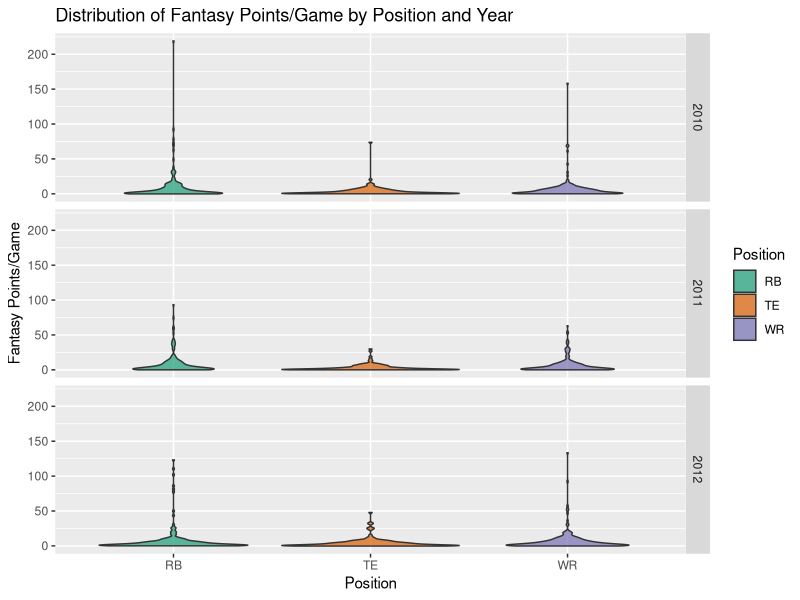
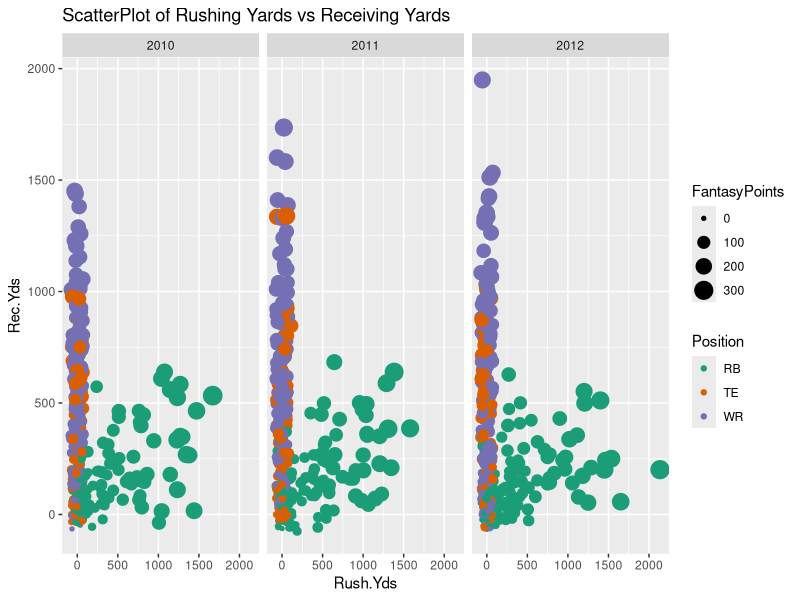
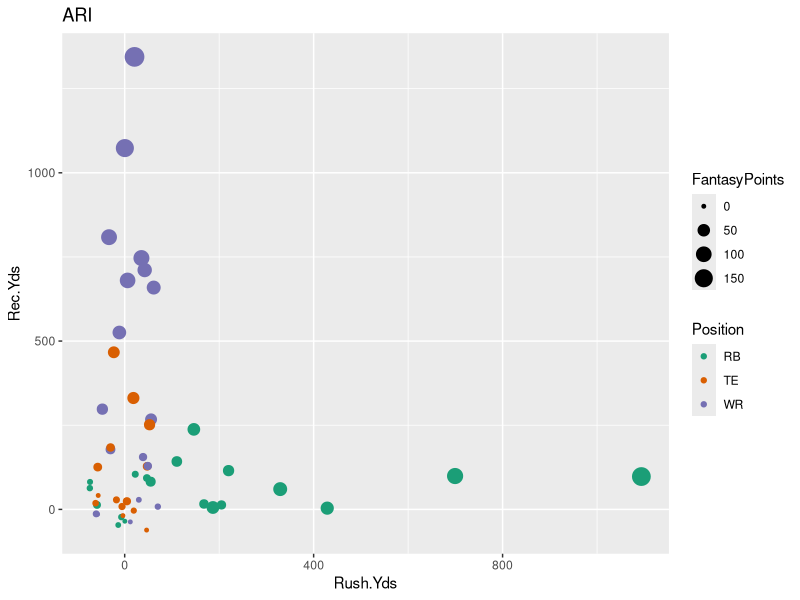
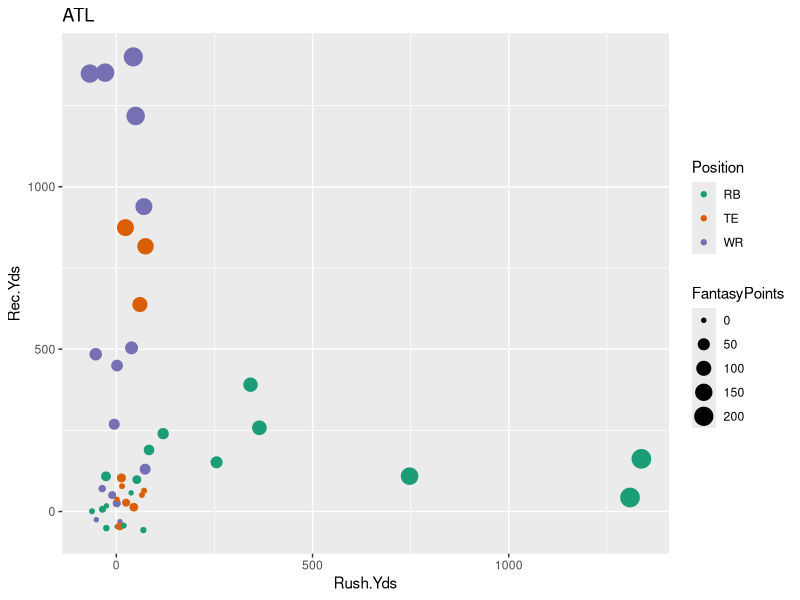
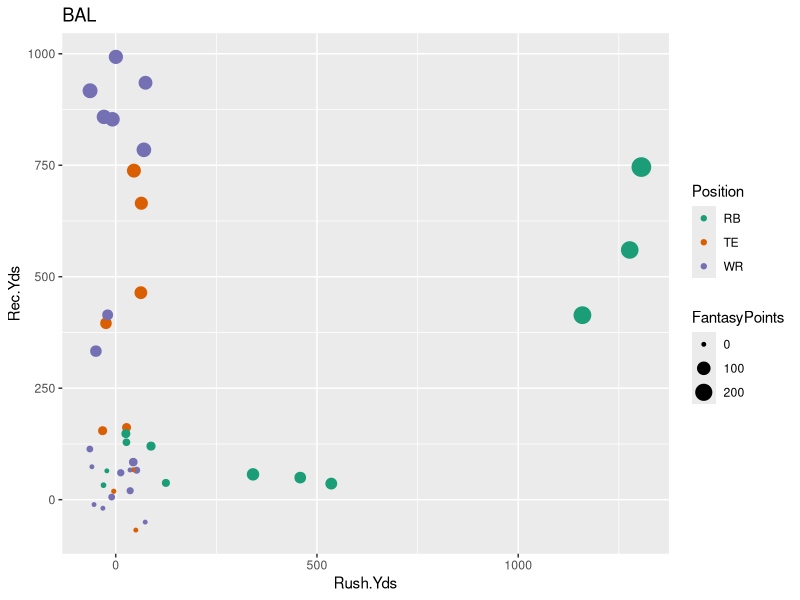
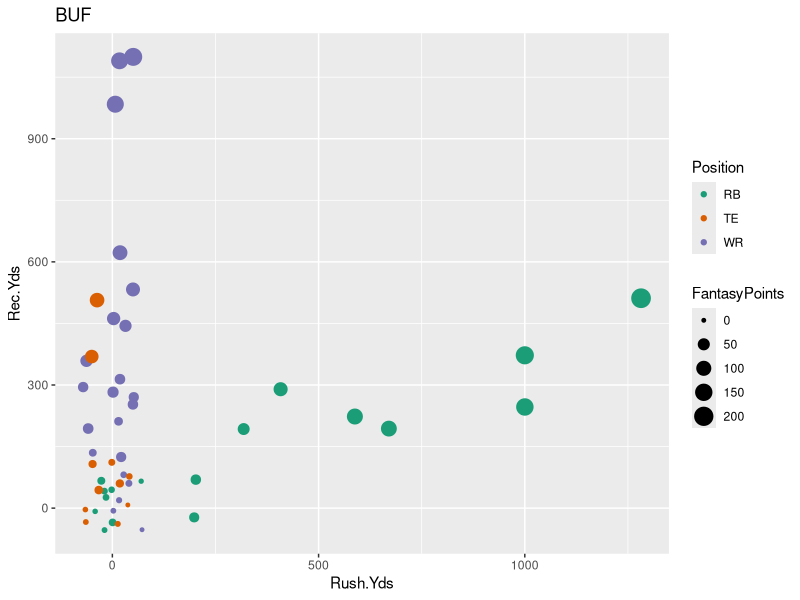
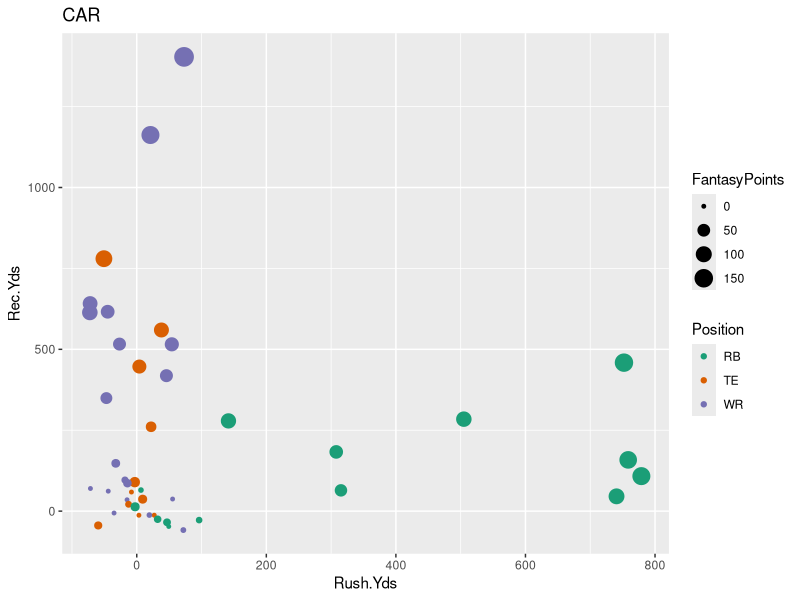
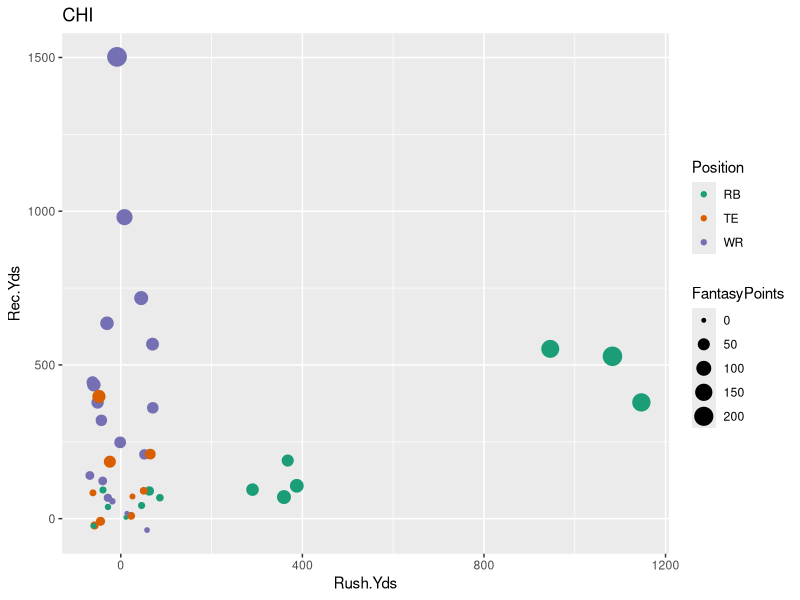

Generate these figures, in order, with R:
library(ggplot2)
library(RColorBrewer)
library(plyr)
library(xtable)
library(reshape)

fdat  <- read.delim("data/fantasyData.txt")
str(fdat)

#I want year to be a factor
fdat$year  <- factor(fdat$year, levels = c("2010", "2011", "2012"), ordered = TRUE)
str(fdat)
head(fdat)


  
violin_p <- ggplot(fdat, aes(x=Position, y=fpPergame)) + geom_violin(alpha=0.7) + facet_grid(year ~.) + 
  aes(fill=Position) + scale_fill_brewer(palette="Dark2") + ylab("Fantasy Points/Game") +
  ggtitle("Distribution of Fantasy Points/Game by Position and Year")


print(violin_p)
ggsave("violin_plot_fantasy_points_per_game.png", path = "figures")

#Find the highest fantasy scorer for each team, for each year using plyr
  
highestScorer  <- ddply(fdat, ~ year + Team + Position, summarize, Highest_Scorer = Name[which.max(FantasyPoints)], 
  FantasyPoints = max(FantasyPoints))

write.table(highestScorer, "data/highestScorer.txt",
  quote = FALSE, sep = "\t", row.names = FALSE)

scat_p  <- ggplot(subset(fdat, G >= max(G)/2), aes(x=Rush.Yds, y=Rec.Yds, color = Position, size = FantasyPoints)) + 
  geom_point(position =position_jitter(w=75, h=75)) + scale_color_brewer(palette = "Dark2") + 
  facet_wrap(~year) + ggtitle("ScatterPlot of Rushing Yards vs Receiving Yards")

print(scat_p)
ggsave("scatterplot_rush.yds_vs_rec.yds.png", path = "figures")


#Maybe try creating this scatterplot for each NFL team?
# Attempting to modify JB's code to make it work for me
d_ply(fdat, ~ Team, function(z) {
  theTeam <- z$Team[1]
  p <- ggplot(z, aes(x = Rush.Yds, y = Rec.Yds, color = Position, size = FantasyPoints)) +
    ggtitle(theTeam) + geom_point(position =position_jitter(w=75, h=75)) + 
    scale_color_brewer(palette = "Dark2")
  print(p)
  ggsave(paste0(theTeam, " Scatterplot of Receiving vs Rushing Yards.png"), path = ('figures/byTeam'))
})

  
#create facetted barchart (team), comparing contribution of highest fantasy points
  
bar_p  <- ggplot(highestScorer, aes(x=Position, y=FantasyPoints, fill=Position)) + geom_bar(stat="identity") + facet_wrap(~Team, ncol=8) +
  scale_fill_brewer(palette="Dark2") + ylab("Total Fantasy Points") + 
    ggtitle("Total Fantasy Points (2010-2012) by Highest Scorer per Position")

print(bar_p)
ggsave("bar_chart_total_fp_by_position_from_highest_scorers.png", path = 'figures') 




  
